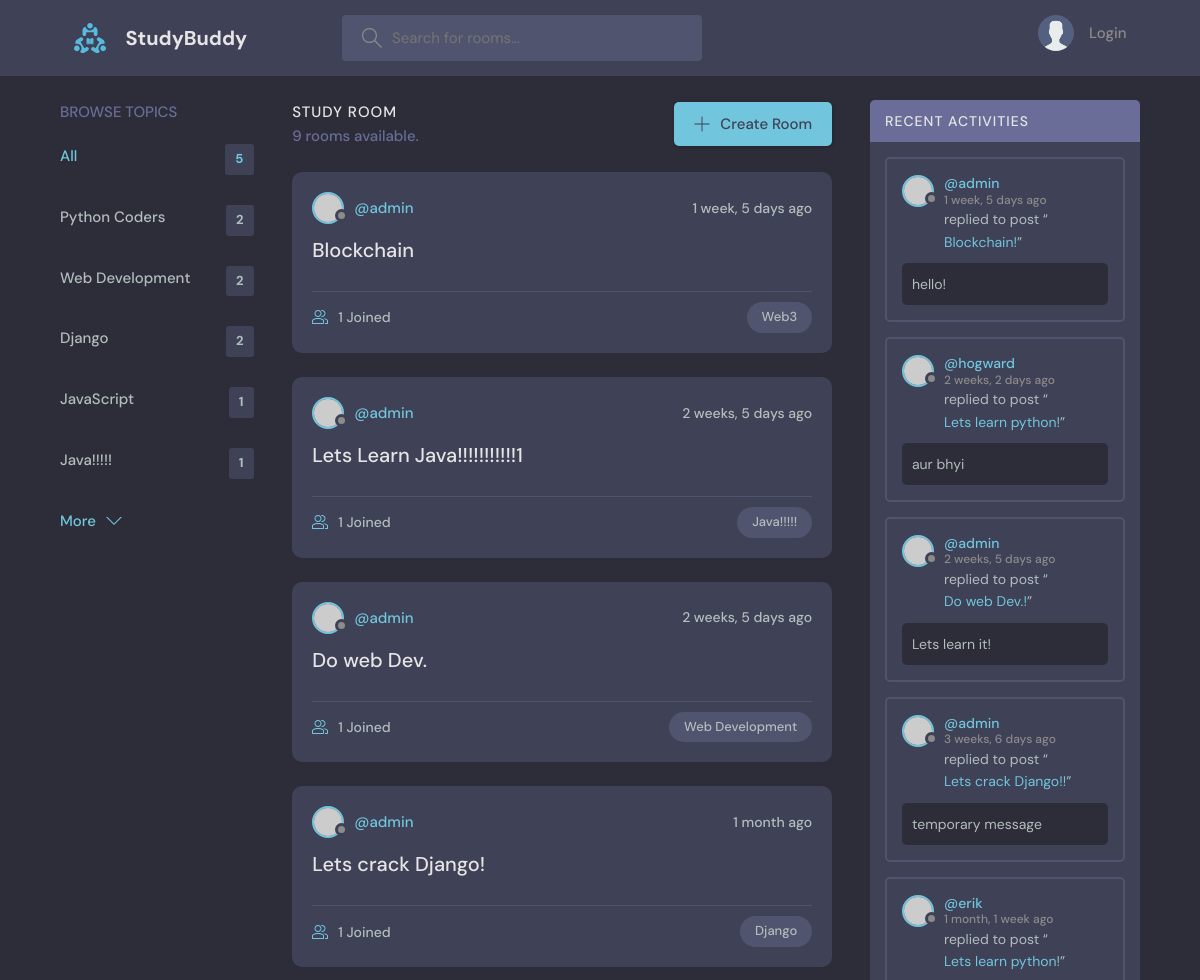
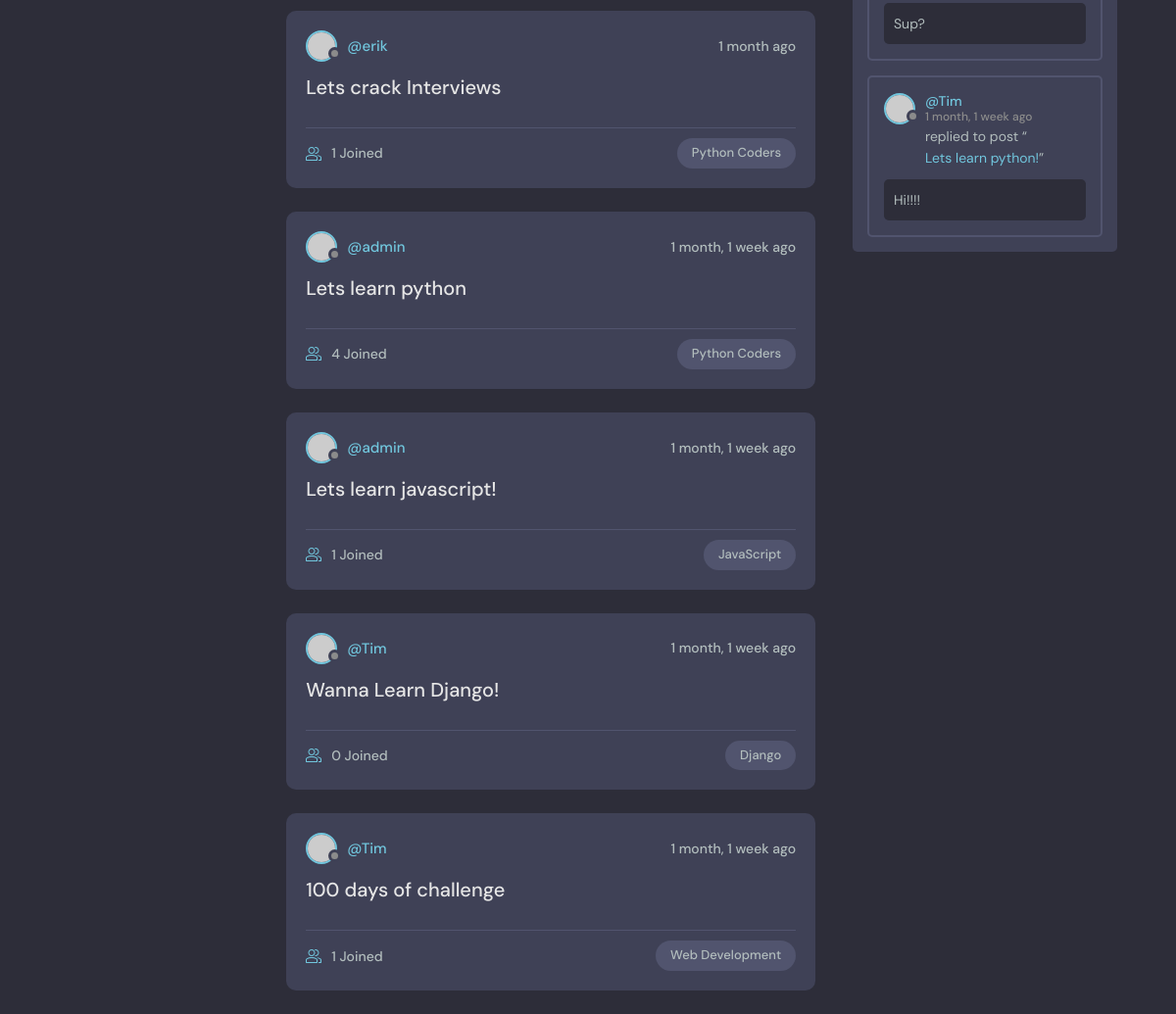
The page / on the database its author committed (2 pictures, top to bottom).
### base/models.py (models this page shows, shortened)
class Topic(models.Model):
    name = models.CharField(max_length=200)

class Room(models.Model):
    host = models.ForeignKey(User, on_delete=models.SET_NULL, null=True)
    topic = models.ForeignKey(Topic, on_delete=models.SET_NULL, null=True) # even if the topic is not there room could still exists
    participants = models.ManyToManyField(User, related_name='participants', blank=True)
    name = models.CharField(max_length=200)
    description = models.TextField(null=True, blank=True)
    updated = models.DateTimeField(auto_now=True) # this will update everytime when changes are made.
    created = models.DateTimeField(auto_now_add=True) # this will change only when iT's instance is created.
    class Meta:
        ordering = ['-updated', '-created']
    def __str__(self) -> str:
        return self.name

class Message(models.Model):
    user = models.ForeignKey(User, on_delete=models.CASCADE)
    room = models.ForeignKey(Room, on_delete=models.CASCADE) # one to many relation -> as user can have many messages and one message can have only one user.
    body = models.CharField(max_length=200)
    updated = models.DateTimeField(auto_now=True)
    created = models.DateTimeField(auto_now_add=True)
    class Meta:
        ordering = ['-updated', '-created']

### base/views.py (the view)
# urls.py: path('', views.home, name="home"),
def home(request):
    q = request.GET.get('q') if request.GET.get('q') != None else ''
    rooms = Room.objects.filter(
        Q(topic__name__icontains=q) |
        Q(name__icontains = q) |
        Q(description__icontains = q)
        )
    topics = Topic.objects.filter(
        Q(room__gte =0)
    ).distinct()[0:5]
    room_count = rooms.count()
    room_messages = Message.objects.filter(
        Q(room__topic__name__icontains=q)
    )
    context = {'rooms': rooms, 'topics': topics, 'room_count':room_count, 'room_messages':room_messages}
    return render(request,'base/home.html', context)

### base/templates/base/home.html (shortened to what this page needs)
{% extends 'main.html' %}
{% block content %}
<main class="layout layout--3">
    <div class="container">
        {% include 'base/topic_component.html' %}
        <div class="roomList">
            <div class="roomList__header">
                <div>
                    <h2>Study Room</h2>
                    <p>{{room_count}} rooms available.</p>
                </div>
                <a class="btn btn--main" href="{% url 'create-room' %}">
                    <svg
                        version="1.1"
                        xmlns="http://www.w3.org/2000/svg"
                        width="32"
                        height="32"
                        viewBox="0 0 32 32"
                    >
                        <title>add</title>
                        <path
                            d="M16.943 0.943h-1.885v14.115h-14.115v1.885h14.115v14.115h1.885v-14.115h14.115v-1.885h-14.115v-14.115z"
                        ></path>
                    </svg>
                    Create Room
                </a>
            </div>
            {% include 'base/feed_component.html' %}
        </div>
        {% include 'base/activity_component.html' %}
    </div>
</main>
{% endblock content %}

### base/templates/base/topic_component.html
<div class="topics">
    <div class="topics__header">
        <h2>Browse Topics</h2>
    </div>
    <ul class="topics__list">
        <li>
            <a href="/" class="active">All <span>{{topics.count}}</span></a>
        </li>
        {% for topic in topics %}
        <li>
            <a href="{% url 'home' %}?q={{topic.name}}">{{topic.name}} <span>{{topic.room_set.all.count}}</span></a>
        </li>
        {% endfor %}
    </ul>
    <a class="btn btn--link" href="{% url 'topic-page' %}">
        More
        <svg
            version="1.1"
            xmlns="http://www.w3.org/2000/svg"
            width="32"
            height="32"
            viewBox="0 0 32 32"
        >
            <title>chevron-down</title>
            <path d="M16 21l-13-13h-3l16 16 16-16h-3l-13 13z"></path>
        </svg>
    </a>
</div>

### base/templates/base/feed_component.html (shortened to what this page needs)
{% for room in rooms %}
<div class="roomListRoom">
    <div class="roomListRoom__header">
        <a href="{% url 'user-profile' room.host.id %}" class="roomListRoom__author">
            <div class="avatar avatar--small">
                <img
                    src="https://randomuser.me/api/portraits/men/11.jpg"
                />
            </div>
            <span>@{{room.host.username}}</span>
        </a>
        <div class="roomListRoom__actions">
            <span>{{room.created|timesince}} ago</span>
        </div>
    </div>
    <div class="roomListRoom__content">
        <a href="{% url 'room' room.id %}">{{room.name}}</a>
    </div>
    <div class="roomListRoom__meta">
        <a href="{% url 'room' room.id %}" class="roomListRoom__joined">
            {{room.participants.count}} Joined
        </a>
        <p class="roomListRoom__topic">{{room.topic.name}}</p>
    </div>
</div>
{% endfor %}

### base/templates/base/activity_component.html (shortened to what this page needs)
<div class="activities">
    <div class="activities__header">
        <h2>Recent Activities</h2>
    </div>
    {% for message in room_messages %}
    <div class="activities__box">
        <div class="activities__boxHeader roomListRoom__header">
            <a href="{% url 'user-profile' message.user.id %}" class="roomListRoom__author">
                <div class="avatar avatar--small">
                    <img
                        src="https://randomuser.me/api/portraits/men/11.jpg"
                    />
                </div>
                <p>
                    @{{message.user.username}}
                    <span>{{message.created|timesince}} ago</span>
                </p>
            </a>
        </div>
        <div class="activities__boxContent">
            <p>
                replied to post “<a href="{% url 'room' message.room.id %}"
                    >{{message.room}}!</a
                >”
            </p>
            <div class="activities__boxRoomContent">
                {{message.body}}
            </div>
        </div>
    </div>
    {% endfor %}
</div>

### rows shown on the page
Topic: name "Python Coders", room_set.all.count "2"
Topic: name "Web Development", room_set.all.count "2"
Topic: name "Django", room_set.all.count "2"
Topic: name "JavaScript", room_set.all.count "1"
Topic: name "Java!!!!!", room_set.all.count "1"
Room: host.username "admin", created "1 week, 5 days", name "Blockchain", participants.count "1", topic.name "Web3"
Room: host.username "admin", created "2 weeks, 5 days", name "Lets Learn Java!!!!!!!!!!!1", participants.count "1", topic.name "Java!!!!!"
Room: host.username "admin", created "2 weeks, 5 days", name "Do web Dev.", participants.count "1", topic.name "Web Development"
Room: host.username "admin", created "1 month", name "Lets crack Django!", participants.count "1", topic.name "Django"
Room: host.username "erik", created "1 month", name "Lets crack Interviews", participants.count "1", topic.name "Python Coders"
Room: host.username "admin", created "1 month, 1 week", name "Lets learn python", participants.count "4", topic.name "Python Coders"
Room: host.username "admin", created "1 month, 1 week", name "Lets learn javascript!", participants.count "1", topic.name "JavaScript"
Room: host.username "Tim", created "1 month, 1 week", name "Wanna Learn Django!", participants.count "0", topic.name "Django"
Room: host.username "Tim", created "1 month, 1 week", name "100 days of challenge", participants.count "1", topic.name "Web Development"
Message: user.username "admin", created "1 week, 5 days", room "Blockchain", body "hello!"
Message: user.username "hogward", created "2 weeks, 2 days", room "Lets learn python", body "aur bhyi"
Message: user.username "admin", created "2 weeks, 5 days", room "Do web Dev.", body "Lets learn it!"
Message: user.username "admin", created "3 weeks, 6 days", room "Lets crack Django!", body "temporary message"
Message: user.username "erik", created "1 month, 1 week", room "Lets learn python", body "Sup?"
Message: user.username "Tim", created "1 month, 1 week", room "Lets learn python", body "Hi!!!!"

### other values the page prints
{{ topics.count }} "5"
{{ room_count }} "9"
